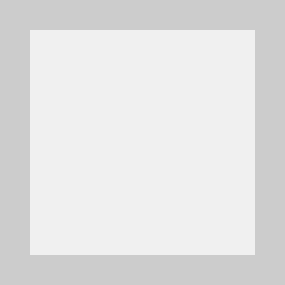
Frame 1 (no input)
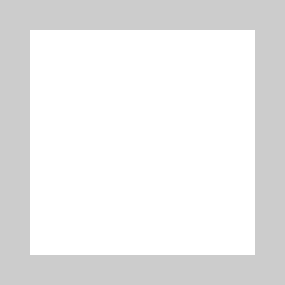
Frame 60 (the mouse pressed at the canvas centre just before this capture)
Frame 120 (the mouse held since frame 60 and released just before this capture): identical to frame 60, image omitted

The Processing sketch that drew these frames (run headless with seeded random() and noise(); from frame 60 on, the mouse is pressed at the canvas centre):

// Processing sketch: HSL
// ── HSL.pde
void setup() {
    size(285, 285);
}
void draw() {
    colorMode(HSB);
    for(int y=30; y < width-30; y++)
    for(int x=30; x < height-30; x++)
    {
      stroke(x+T,y-T,T);
      point(x,y);
    } 
}
float T = 255;
void mouseWheel(MouseEvent event) {



    if (event.getCount() == -1) {
        restar();
        println(T);
    }
    if (event.getCount() == +1) {

        sumar();
        println(T);
    }


}
////////////////////////////// 
void mouseClicked() {
    color c = get(mouseX, mouseY);
    fill(c);
    noStroke();
    rect(0, 0, width, 30);
    rect(0, 0, 30, height);
    rect(width - 30, 0, width, height);
    rect(0, height - 30, width, height);
}
//////////////////////////////

void restar() {
    if (T >= 0) {
        T = T - 5;
    }
}
void sumar() {
    if (T <= 255) {
        T = T + 5;
    }
}
